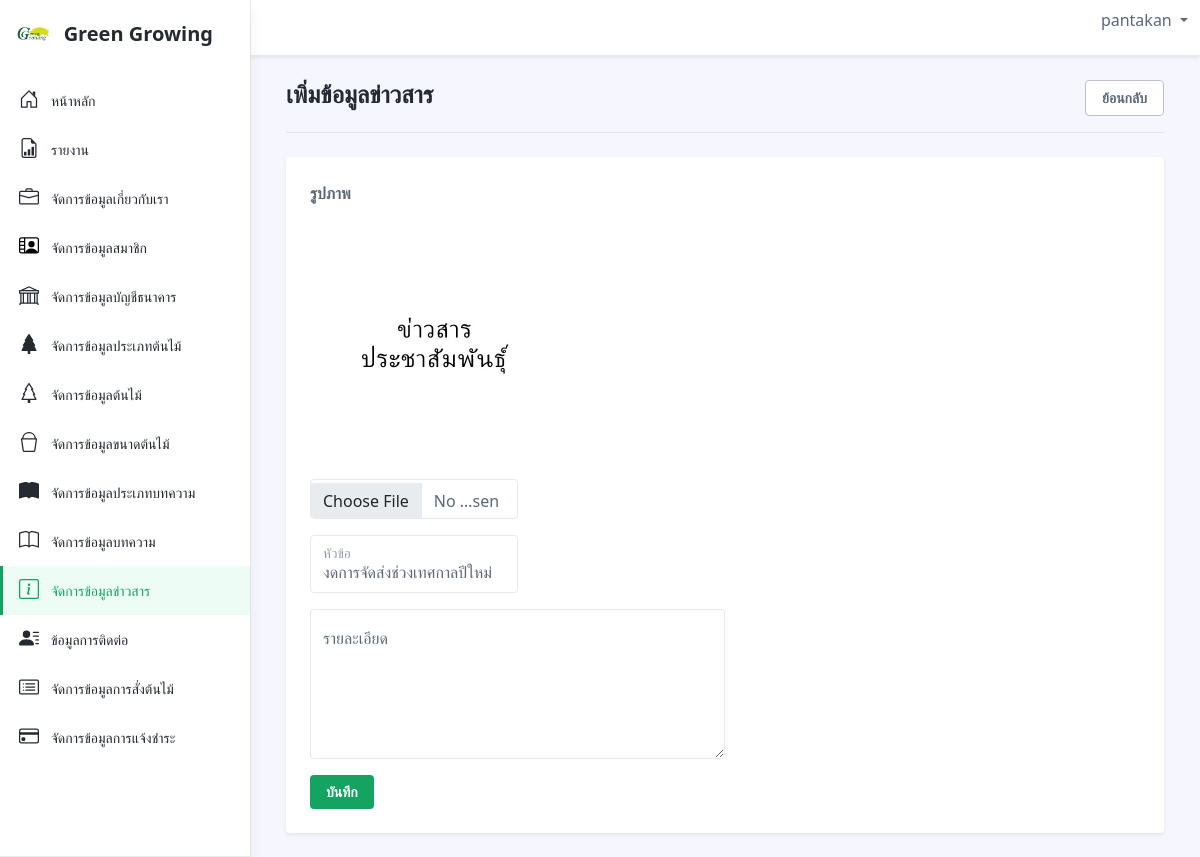
Page /admin/index.php?page=information&function=update&id=1 (signed in) on the committed database.
### tables this page shows
CREATE TABLE `db_info` (
  `info_id` int(11) NOT NULL COMMENT 'รหัสหัวข้อข่าว',
  `info_header` varchar(100) NOT NULL COMMENT 'หัวข้อข่าว',
  `info_pic` varchar(100) NOT NULL COMMENT 'ภาพประกอบ',
  `info_detail` text NOT NULL COMMENT 'รายละเอียด',
  `info_date` timestamp NOT NULL DEFAULT current_timestamp() ON UPDATE current_timestamp() COMMENT 'วันที่'
);

### admin/information/edit.php (the view, shortened to what this page needs)
<?php
if(isset($_GET['id']) && !empty($_GET['id'])) {
    $id = $_GET['id'];
    $sql = "SELECT * FROM db_info WHERE info_id = '$id'";
    $query = mysqli_query($conn, $sql);
    $result = mysqli_fetch_assoc($query);
}
                        ?>
<div class="row justify-content-between">
    <div class="col-auto">
        <h1 class="app-page-title mb-0">เพิ่มข้อมูลข่าวสาร</h1>
    </div>
    <div class="col-auto">
         <a href="?page=<?=$_GET['page']?>" class="btn app-btn-secondary">ย้อนกลับ</a>
    </div>
</div>
<hr class="mb-4">
<div class="row g-4 settings-section">
    <div class="col-12 col-md-12">
        <div class="app-card app-card-settings shadow-sm p-4">
            <div class="app-card-body">
                <form action="" method="post" enctype='multipart/form-data'>
                    <div class="mb-3 col-lg-3">
                        <label  class="form-label">รูปภาพ</label>
                        <div>
                            <img id="img" src="upload/info/<?=$result['info_pic']?>"  width="250" height="250"/>
                        </div>
                        <input  type="file" class="form-control" name="info_pic" placeholder="picture" autocomplete="off" required
                                onchange="document.getElementById('img').src = window.URL.createObjectURL(this.files[0])">
                    </div>
                    <div class="form-floating mb-3 col-lg-3">
                        <input type="text" class="form-control" id="floatingInput" name="info_header" placeholder="seeker"
                        value="<?=$result['info_header']?>" autocomplete="off" required>
                        <label  for="floatingInput">หัวข้อ</label>
                    </div>
                    <div class="form-floating mb-3 col-lg-6">
                        <textarea class="form-control" name="info_detail" placeholder="Leave a comment here" id="floatingTextarea" style="height: 150px" required></textarea>
                        <label for="floatingTextarea">รายละเอียด</label>
                    </div>
                    <button type="submit" class="btn app-btn-primary" >บันทึก</button>
                </form>
            </div>
        </div>
    </div>
</div>

### rows in the picture
db_info: info_pic (picture), info_header "งดการจัดส่งช่วงเทศกาลปีใหม่"

### other values in the picture
$_SESSION['user_login'] "pantakan"
